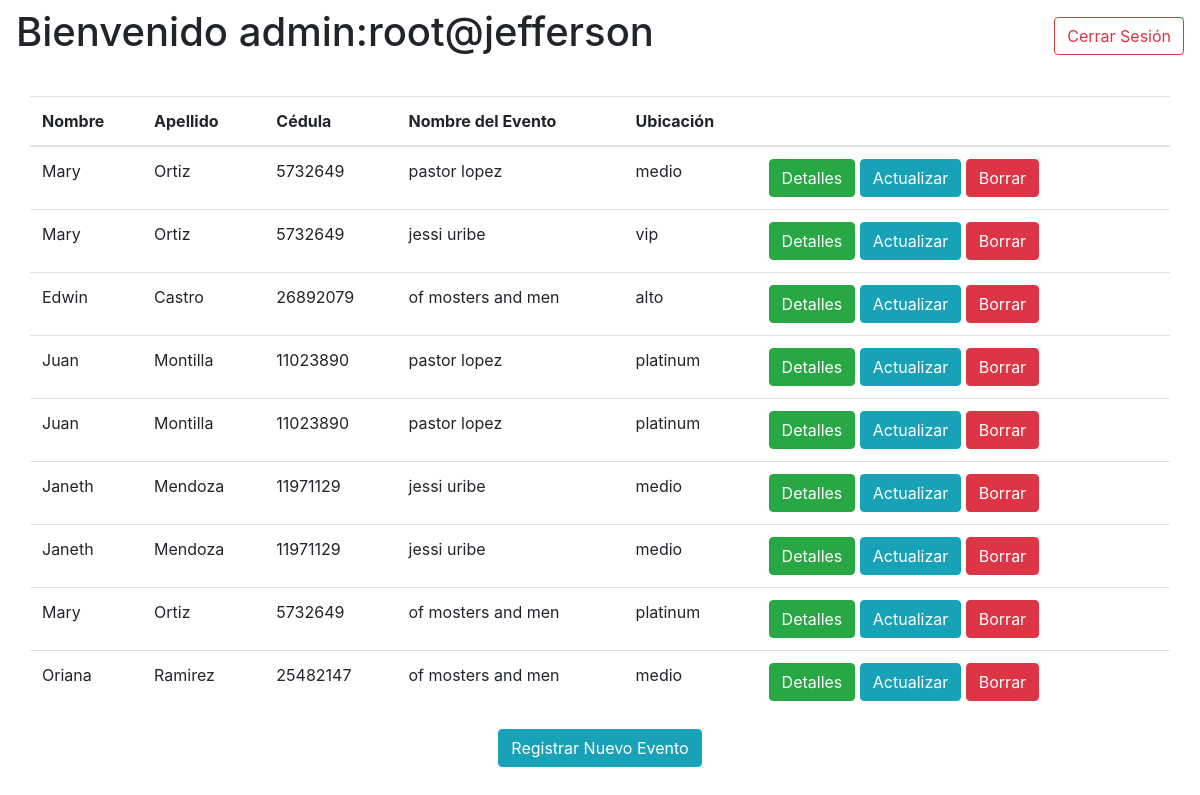
The page /Sistema/views/adminHome.php (signed in) on the database its author committed.
### tables this page shows
CREATE TABLE `tickets` (
  `id` int NOT NULL AUTO_INCREMENT,
  `userId` varchar(255) NOT NULL,
  `serial` varchar(255) NOT NULL,
  `eventName` varchar(255) NOT NULL,
  `eventDate` varchar(255) NOT NULL,
  `eventLocation` varchar(255) NOT NULL,
  PRIMARY KEY (`id`),
  UNIQUE KEY `serial` (`serial`)
);

CREATE TABLE `users` (
  `id` int NOT NULL AUTO_INCREMENT,
  `name` varchar(255) NOT NULL,
  `lastName` varchar(255) NOT NULL,
  `ci` int DEFAULT NULL,
  `address` varchar(255) NOT NULL,
  `maleOrFemale` varchar(1) DEFAULT NULL,
  `phone` int DEFAULT NULL,
  `userName` varchar(255) NOT NULL,
  `password` varchar(255) NOT NULL,
  `role` varchar(32) DEFAULT 'user',
  PRIMARY KEY (`id`),
  UNIQUE KEY `userName` (`userName`)
);

### Sistema/controllers/user_session.php (called while the page is built, shortened)
<?php
    class UserSession
    {
        public function getCurrentUser()
        {
            return $_SESSION['userName'];
        }
    }

### Sistema/models/tickets_model.php (called while the page is built, shortened)
<?php
    class TicketsModel extends DB
    {
        private $table = 'tickets';
        public function readToDB()
        {
            $connection = parent:: connectedToDB();
            try{
                $query = "SELECT * FROM $this->table";
                return $connection->query($query)->fetchAll();
            }catch (Exception $e){
                exit ("ERROR: ".$e->getMessage());
            }
        }
    }

### Sistema/models/users_model.php (called while the page is built, shortened)
<?php
    class UsersModel extends DB
    {
        private $userName = 'userName';
        private $table = 'users';
        public function readOneRegistryToDB($registry)
        {
            $connection = parent:: connectedToDB();
            try{
                $query = "SELECT * FROM $this->table WHERE $this->userName=:userName";
                $result = $connection->prepare($query);
                $result->execute($registry);
                return $result->fetch(PDO::FETCH_ASSOC);
            }catch (Exception $e){
                exit ("ERROR: ".$e->getMessage());
            }
        }
    }
?>

### Sistema/views/adminHome.php (the view, shortened to what this page needs)
<?php
    include_once '../controllers/user_session.php';
    $userSession = new UserSession ();
?>
<!DOCTYPE html>
<html lang="en">
<head>
    <link rel="stylesheet" href="../css/bootstrap.min.css">
</head>
<body>
    <?php
        include_once '../models/users_model.php';
        include_once '../models/tickets_model.php';
        $usersModel = new UsersModel();
        $ticketsModel = new TicketsModel();
        $tickets = $ticketsModel->readToDB();
    ?>
    <nav class="navbar navbar-light bg-faded">
        <h1>Bienvenido admin:<?php echo $userSession->getCurrentUser();?></h1>
        <a class="btn btn-outline-danger" href="../controllers/logout_controller.php">Cerrar Sesión</a>
    </nav>
    <br>
    <div class="container">
        <div class="row justify-content-center">
            <table class="table">
                <thead>
                    <tr>
                        <th>Nombre</th>
                        <th>Apellido</th>
                        <th>Cédula</th>
                        <th>Nombre del Evento</th>
                        <th>Ubicación</th>
                        <th colspan="2"></th>
                    </tr>
                </thead>
                <tr>
                    <?php
                        foreach ($tickets as $ticket):
                            $registry = array ('userName'=>$ticket['userId']);
                            $user = $usersModel->readOneRegistryToDB($registry);
                    ?>
                    <td><?php echo $user['name'];?></td>
                    <td><?php echo $user['lastName'];?></td>
                    <td><?php echo $user['ci'];?></td>
                    <td><?php echo $ticket['eventName'];?></td>
                    <td><?php echo $ticket['eventLocation'];?></td>
                    <td>
                        <a href="detail.php?id=<?php echo $ticket['id']?>" class="btn btn-success">Detalles</a>
                        <a href="update.php?id=<?php echo $ticket['id']?>" class="btn btn-info">Actualizar</a>
                        <a href="../controllers/deleteTicket_controller.php?id=<?php echo$ticket['id']?>" class="btn btn-danger">Borrar</a>
                    <td>
                    </td>
                </tr>
                    <?php
                        endforeach;
                    ?>
            </table>
        </div>
        <div class=container>
            <div class="row justify-content-center">
                <a href="registerEvent.php" class="btn btn-info">Registrar Nuevo Evento</a>
            </div>
        </div>
    </div>
</body>
</html>

### rows shown on the page
tickets: users.name "Mary", users.lastName "Ortiz", users.ci "5732649", eventName "pastor lopez", eventLocation "medio"
tickets: users.name "Mary", users.lastName "Ortiz", users.ci "5732649", eventName "jessi uribe", eventLocation "vip"
tickets: users.name "Edwin", users.lastName "Castro", users.ci "26892079", eventName "of mosters and men", eventLocation "alto"
tickets: users.name "Juan", users.lastName "Montilla", users.ci "11023890", eventName "pastor lopez", eventLocation "platinum"
tickets: users.name "Juan", users.lastName "Montilla", users.ci "11023890", eventName "pastor lopez", eventLocation "platinum"
tickets: users.name "Janeth", users.lastName "Mendoza", users.ci "11971129", eventName "jessi uribe", eventLocation "medio"
tickets: users.name "Janeth", users.lastName "Mendoza", users.ci "11971129", eventName "jessi uribe", eventLocation "medio"
tickets: users.name "Mary", users.lastName "Ortiz", users.ci "5732649", eventName "of mosters and men", eventLocation "platinum"
tickets: users.name "Oriana", users.lastName "Ramirez", users.ci "25482147", eventName "of mosters and men", eventLocation "medio"

### other values the page prints
$userSession->getCurrentUser() "root@jefferson"
